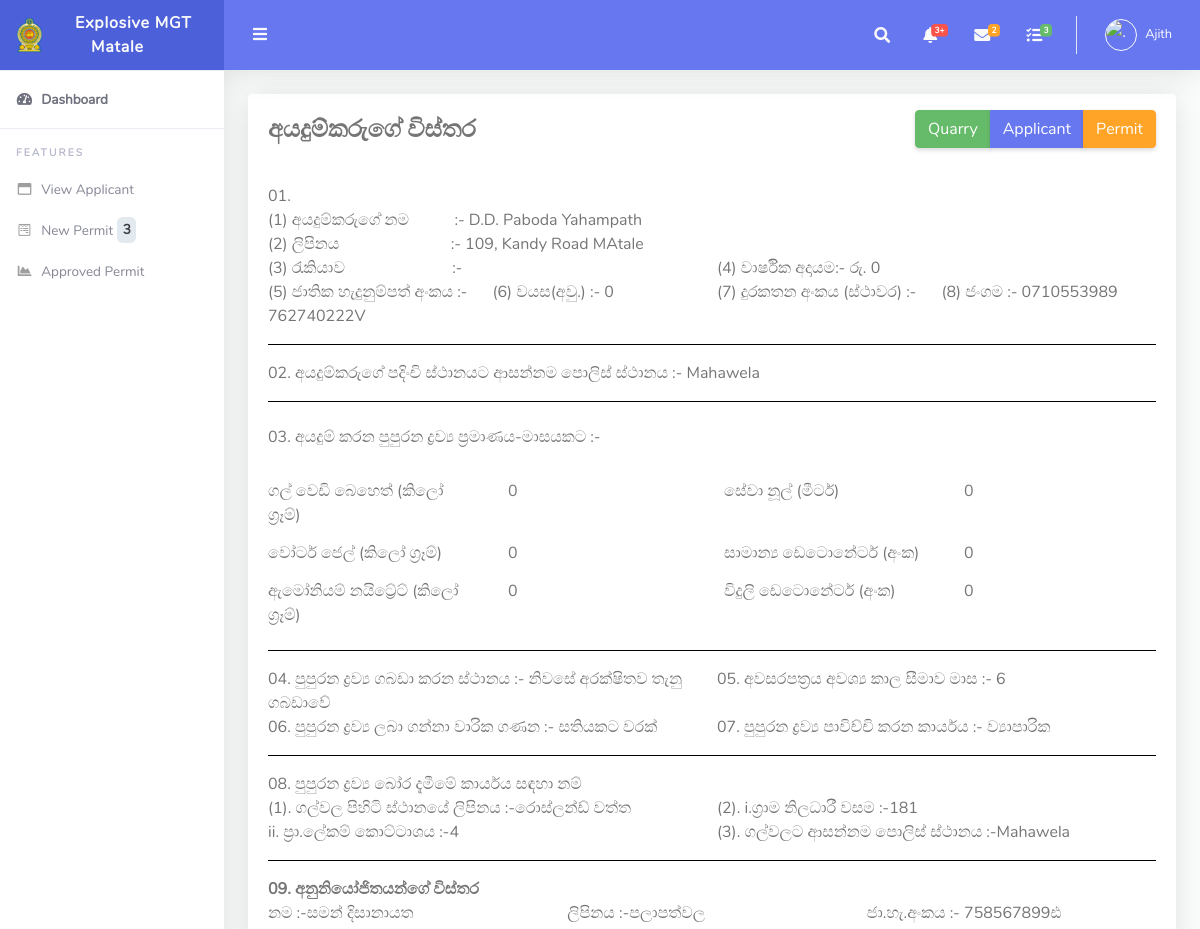
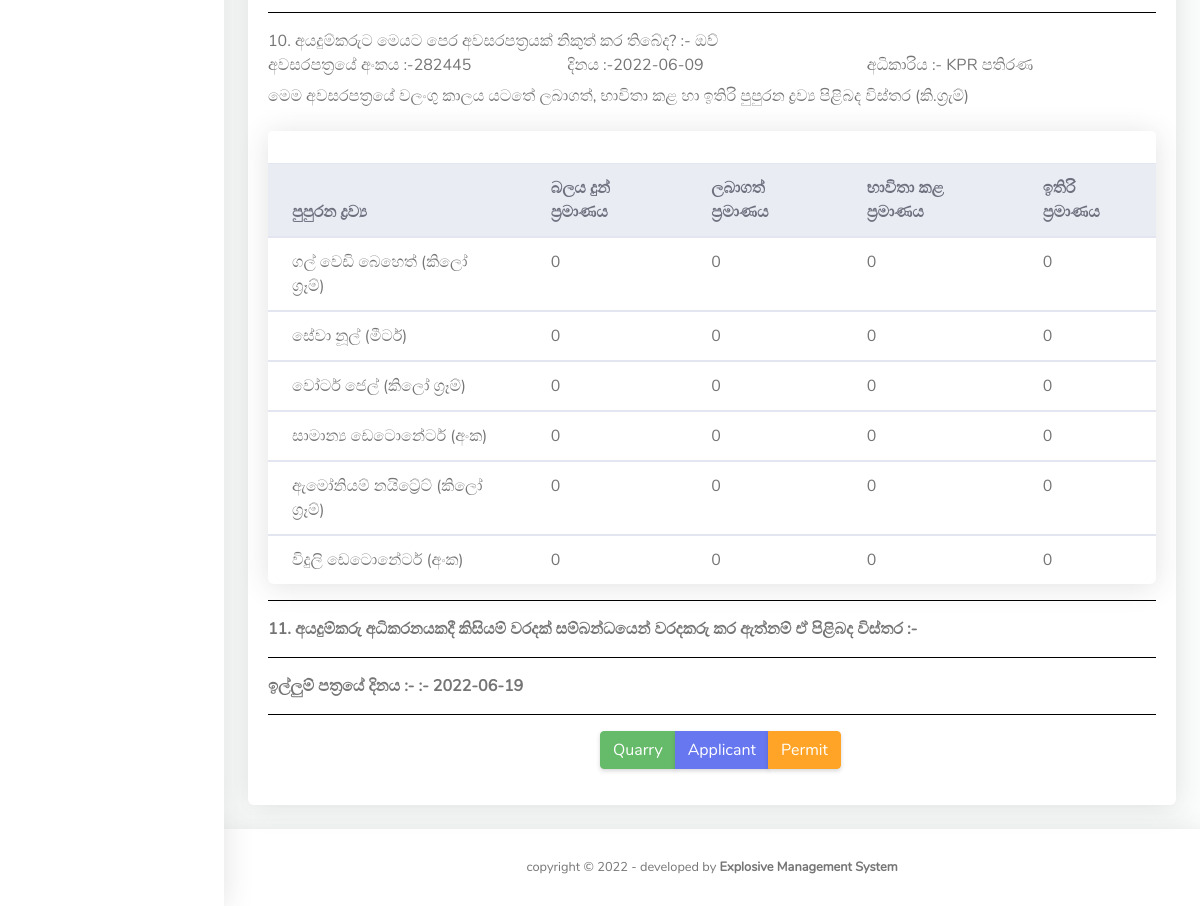
The page /users/expc/aplicant_view.php?id=83&pid=96 (signed in) on the database its author committed (2 pictures, top to bottom).
### tables this page shows
CREATE TABLE `users` (
  `id` int(11) NOT NULL,
  `fname` varchar(255) DEFAULT NULL,
  `lname` varchar(255) DEFAULT NULL,
  `email` varchar(255) DEFAULT NULL,
  `password` varchar(300) DEFAULT NULL,
  `contactno` varchar(11) DEFAULT NULL,
  `role` varchar(50) NOT NULL,
  `file_name` varchar(500) NOT NULL,
  `uploaded_on` date DEFAULT NULL,
  `district` varchar(500) NOT NULL,
  `nic` varchar(20) DEFAULT NULL
);

CREATE TABLE `applicant` (
  `id` int(11) NOT NULL,
  `nic` varchar(15) NOT NULL,
  `fullname` varchar(75) NOT NULL,
  `addres` varchar(150) NOT NULL,
  `disignation` varchar(75) NOT NULL,
  `anualIncome` decimal(10,0) NOT NULL,
  `age` int(11) DEFAULT NULL,
  `police` varchar(25) NOT NULL,
  `date` timestamp NOT NULL DEFAULT current_timestamp() ON UPDATE current_timestamp(),
  `mobile1` varchar(10) DEFAULT NULL,
  `mobile2` varchar(10) DEFAULT NULL,
  `district` varchar(50) NOT NULL
);

CREATE TABLE `explosive` (
  `expid` int(11) NOT NULL,
  `perid` int(11) DEFAULT NULL,
  `expname` varchar(50) NOT NULL,
  `reqty` decimal(11,0) DEFAULT NULL,
  `authqty` decimal(11,0) DEFAULT NULL,
  `ga_authqty` int(11) NOT NULL,
  `udate` timestamp NOT NULL DEFAULT current_timestamp() ON UPDATE current_timestamp(),
  `aplicant_id` int(11) NOT NULL,
  `district` varchar(50) NOT NULL
);

CREATE TABLE `permit` (
  `perid` int(11) NOT NULL,
  `nic` varchar(15) NOT NULL,
  `pstore` varchar(100) NOT NULL,
  `permitdu` varchar(50) DEFAULT NULL,
  `Premiums` varchar(50) DEFAULT NULL,
  `task` varchar(40) NOT NULL,
  `quarryad` varchar(100) NOT NULL,
  `gnd` varchar(25) NOT NULL,
  `ds` varchar(25) NOT NULL,
  `police` varchar(25) NOT NULL,
  `offence` varchar(200) NOT NULL,
  `appdate` date NOT NULL,
  `stdate` timestamp NOT NULL DEFAULT current_timestamp() COMMENT 'saved date',
  `isread_exp` int(11) NOT NULL DEFAULT 0,
  `isread_ga` int(11) NOT NULL DEFAULT 0,
  `isread_ministry` int(11) NOT NULL DEFAULT 0,
  `expOffApprove` int(11) DEFAULT 0 COMMENT '0- new, 1- Approve, 2- not approve',
  `gaApprove` int(11) DEFAULT 0,
  `ministryApprove` int(11) DEFAULT 0,
  `stat` varchar(50) NOT NULL COMMENT 'Exp Off,GA, Ministry',
  `aplicant_id` int(11) DEFAULT NULL,
  `expno` varchar(25) NOT NULL,
  `price` int(50) NOT NULL,
  `oldrequest` varchar(10) NOT NULL,
  `oldreq_no` varchar(15) NOT NULL,
  `police_approve` varchar(10) NOT NULL,
  `old_coppies` varchar(10) NOT NULL,
  `stock_premiums` varchar(10) NOT NULL,
  `rules` varchar(300) NOT NULL,
  `other_facts` varchar(300) NOT NULL,
  `monthly_product` varchar(50) NOT NULL,
  `my_stat` varchar(10) NOT NULL,
  `c_approval_no` varchar(50) NOT NULL,
  `c_approval_date` date DEFAULT NULL,
  `quarryid` int(10) NOT NULL,
  `district` varchar(50) NOT NULL,
  `qtpremiums` varchar(50) NOT NULL,
  `expapp_date` date DEFAULT NULL,
  `min_file_no` varchar(25) NOT NULL
);

CREATE TABLE `agent` (
  `agid` int(11) NOT NULL,
  `perid` int(11) DEFAULT NULL,
  `agname` varchar(25) NOT NULL,
  `agadd` varchar(35) NOT NULL,
  `adnic` varchar(15) NOT NULL,
  `aplicant_id` int(11) NOT NULL,
  `district` varchar(50) NOT NULL
);

CREATE TABLE `oldpermit` (
  `id` int(11) NOT NULL,
  `perid` int(11) DEFAULT NULL,
  `nic` int(10) DEFAULT NULL,
  `oldpermit` varchar(5) NOT NULL,
  `lauthority` varchar(10) NOT NULL,
  `pno` varchar(50) NOT NULL,
  `pdate` date DEFAULT NULL,
  `expname` varchar(50) DEFAULT NULL,
  `authqty` decimal(11,0) DEFAULT NULL,
  `reqty` decimal(11,0) DEFAULT NULL,
  `usedqty` decimal(11,0) DEFAULT NULL,
  `remqty` decimal(11,0) DEFAULT NULL,
  `aplicant_id` int(11) NOT NULL,
  `district` varchar(50) NOT NULL
);

### users/expc/aplicant_view.php (the view, shortened to what the rows shown need)
<?php
require_once('../../include/config.php');
$id = $_GET['id'];
$pid = $_GET['pid'];
$q = $conn->query("SELECT * from applicant WHERE id = $id");
if($q !== false && $q->num_rows > 0){
while($row=$q->fetch_assoc()){
$name=$row['fullname'];
$add=$row['addres'];
$job=$row['disignation'];
$add=$row['addres'];
$anualIncome=$row['anualIncome'];
$age=$row['age'];
$police=$row['police'];
$mobile1=$row['mobile1'];
$mobile2=$row['mobile2'];
$nic=$row['nic'];
}
}
$q1 = $conn->query("SELECT * from permit WHERE perid = $pid");
if($q1 !== false && $q1->num_rows > 0){
while($row=$q1->fetch_assoc()){
$pstore=$row['pstore'];
$permitdu=$row['permitdu'];
$Premiums=$row['Premiums'];
$task=$row['task'];
$quarryad=$row['quarryad'];
$gnd=$row['gnd'];
$ds=$row['ds'];
$appdate=$row['appdate'];
}
}
$q1 = $conn->query("SELECT * from agent WHERE perid = $pid");
if($q1 !== false && $q1->num_rows > 0){
while($row=$q1->fetch_assoc()){
$agname=$row['agname'];
$agadd=$row['agadd'];
$adnic=$row['adnic'];
}
}
$queryb = $conn->query("SELECT * from oldpermit WHERE perid=$pid");
if($queryb !== false && $queryb->num_rows > 0){
while($row=$queryb->fetch_assoc()){
$oldpermit=$row["oldpermit"];
$lauthority=$row["lauthority"];
$pno=$row["pno"];
$pdate=$row["pdate"];
}
}
?>
<!DOCTYPE html>
<html lang="en">
<head>
  <link href="../../assets/vendor/fontawesome-free/css/all.min.css" rel="stylesheet" type="text/css">
  <link href="../../assets/vendor/bootstrap/css/bootstrap.min.css" rel="stylesheet" type="text/css">
  <link href="../../assets/css/ruang-admin.min.css" rel="stylesheet">
</head>
<body id="page-top">
  <div id="wrapper">
     <?php
   include 'include/sidebar.php';
   ?>
    <div id="content-wrapper" class="d-flex flex-column">
      <div id="content">
    <?php
		include 'include/header.php';
		?>
        <div class="container-fluid" id="container-wrapper">
              <div class="card mb-4">
                <div class="card-body">
                <form action="" name="aplicant" method="post" class="signin-form" enctype="multipart/form-data">
				  <div class="form-row">
                      <div class="col-md-12">(1) අයදුම්කරුගේ නම  &nbsp&nbsp&nbsp&nbsp&nbsp&nbsp&nbsp&nbsp&nbsp  :-   <?php echo  $name; ?></div>
                    </div>
					<div class="form-row">
                      <div class="col-md-12">(2) ලිපිනය  &nbsp&nbsp&nbsp&nbsp&nbsp&nbsp&nbsp&nbsp&nbsp&nbsp&nbsp&nbsp&nbsp&nbsp&nbsp&nbsp&nbsp&nbsp&nbsp&nbsp&nbsp&nbsp&nbsp&nbsp&nbsp :-   <?php echo  $add; ?></div>
                    </div>
                   <div class="form-row">
                      <div class="col-md-6">(3) රැකියාව&nbsp&nbsp&nbsp&nbsp&nbsp&nbsp&nbsp&nbsp&nbsp&nbsp&nbsp&nbsp&nbsp&nbsp&nbsp&nbsp&nbsp&nbsp&nbsp&nbsp&nbsp&nbsp&nbsp&nbsp&nbsp :-   <?php echo  $job; ?></div>
                    <div class="col-md-3">(4) වාර්ෂික අදායම:- රු. <?php echo  $anualIncome;?></div>
					</div>
                    <div class="form-row">
                     <div class="col-md-3">(5) ජාතික හැදුනුම්පත් අංකය :- <?php echo  $nic;?></div>
					 <div class="col-md-3">(6) වයස(අවු.) :- <?php echo  $age;?></div>
					 <div class="col-md-3">(7) දුරකතන අංකය (ස්ථාවර) :- <?php echo  $mobile1;?></div>
					 <div class="col-md-3">(8) ජංගම :- <?php echo  $mobile2;?></div>
                    </div>
					<div class="form-row">
                      <div class="col-md-12">02. අයදුම්කරුගේ පදිංචි ස්ථානයට ආසන්නම පොලිස් ස්ථානය :- <?php echo $police; ?></div>
                    </div>
                    <div class='form-group row'>
                    <?php
          $queryc = $conn->query("SELECT * from explosive WHERE perid=$pid");
          if($queryc !== false && $queryc->num_rows > 0){
          while($row=$queryc->fetch_assoc()){
          $expname=$row["expname"];
          $reqty=$row["reqty"];
			    echo	"
                <label for='inputPassword3' class='col-sm-3 col-form-label'>$expname</label>
                <div class='col-sm-3'>
                <label for='inputPassword3' class='col-sm-3 col-form-label'>$reqty</label>
                </div>
					      ";
          }
        }
        ?>
				 </div>
					<div class="form-row">
                      <div class="col-md-6">04. පුපුරන ද්‍රව්‍ය ගබඩා කරන ස්ථානය :-  <?php echo $pstore;?> </div>
                     <div class="col-md-6">05. අවසරපත්‍රය අවශ්‍ය කාල සීමාව මාස :-  <?php echo $permitdu;?> </div>
					</div>
					 <div class="form-row">
                      <div class="col-md-6">06. පුපුරන ද්‍රව්‍ය ලබා ගන්නා වාරික ගණන :-  <?php echo $Premiums;?> </div>
                     <div class="col-md-6">07. පුපුරන ද්‍රව්‍ය  පාවිච්චි  කරන කාර්යය :-  <?php echo $task;?> </div>
					</div>
				  <div class="form-row">
				  <div class="col-md-6">(1). ගල්වල පිහිටි ස්ථානයේ ලිපිනය :-<?php echo $quarryad; ?></div>
				  <div class="col-md-6">(2). i.ග්‍රාම නිලධාරී වසම  :-<?php echo $gnd; ?></div>
				  </div>
				  <div class="form-row">
				  <div class="col-md-6">ii. ප්‍රා.ලේකම් කොට්ටාශය  :-<?php echo $ds; ?></div>
				   <div class="col-md-6">(3). ගල්වලට ආසන්නම පොලිස් ස්ථානය :-<?php echo $police; ?></div>
				  </div>
					<div class="form-row">
				  <div class="col-md-4"> නම :-<?php echo $agname; ?></div>
				   <div class="col-md-4">ලිපිනය :-<?php echo $agadd; ?></div>
				   <div class="col-md-4">ජා.හැ.අංකය :- <?php echo $adnic ?></div>
				  </div>
				<div class="form-row">
				  <div class="col-md-12">10. අයදුම්කරුට මෙයට පෙර අවසරපත්‍රයක් නිකුත් කර තිබේද? :-  <?php echo $oldpermit;?></div>
				  </div>
					<div class="form-row">
				  <div class="col-md-4"> අවසරපත්‍රයේ අංකය :-<?php echo $pno; ?></div>
				   <div class="col-md-4">දිනය :-<?php echo $pdate; ?></div>
				   <div class="col-md-4">අධිකාරිය :- <?php echo $lauthority ?></div>
				  </div>
            <div class="card">
                     <div class="table-responsive">
                       <table class="table align-items-center table-flush">
                         <thead class="thead-light">
                           <tr>
                             <th>පුපුරන ද්‍රව්‍ය</th>
                             <th>බලය දුන් ප්‍රමාණය</th>
                             <th>ලබාගත් ප්‍රමාණය</th>
                             <th>භාවිතා කළ ප්‍රමාණය</th>
                             <th>ඉතිරි ප්‍රමාණය</th>
                           </tr>
                         </thead>
          <?php
          $l = $conn->query("SELECT * from oldpermit WHERE perid=$pid");
          if($l !== false && $l->num_rows > 0){
          while($row=$l->fetch_assoc()){
            $expn=$row["expname"];
            $auth=$row["authqty"];
            $req=$row["reqty"];
            $used=$row["usedqty"];
            $rem=$row["remqty"];
echo " <tbody>
     <tr>
       <td> $expn</a></td>
       <td> $auth</a></td>
       <td> $req</a></td>
       <td> $used</a></td>
       <td> $rem</a></td>
     </tr>
   </tbody>";
}
}
?>
</table>
</div>
</div>
		<div class="form-row">
				  <div class="col-md-12"><b>ඉල්ලුම් පත්‍රයේ දිනය :- :- <?php echo $appdate;?></b></div>
				  </div>
                  </form>
                </div>
              </div>
        </div>
      </div>
    </div>
  </div>
</body>
</html>

### users/expc/include/sidebar.php (shortened to what the rows shown need)
<?php
$uid =  $_SESSION["id"] ;
$us = $conn->query("SELECT * from users  WHERE id = $uid ");
if($us !== false && $us->num_rows > 0){
while($row=$us->fetch_assoc()){
$dis=$row["district"];
}
}
?>
<ul class="navbar-nav sidebar sidebar-light accordion" id="accordionSidebar">
      <a class="sidebar-brand d-flex align-items-center justify-content-center" href="index.php">
        <marquee behavior="alternate" scrolldelay="400"><div class="sidebar-brand-text mx-3">Explosive MGT <?php echo $dis; ?></div></marquee>
      </a>
<?php
$sql="SELECT * FROM permit WHERE expOffApprove='0' AND district='$dis'";
if ($result=mysqli_query($conn,$sql))
  {
  $rowcount=mysqli_num_rows($result);
  printf(" %d\n",$rowcount);
  }
?></span>
    </ul>

### users/expc/include/header.php (shortened to what the rows shown need)
<?php
      $uid =  $_SESSION["id"] ;
 $query5 = $conn->query("SELECT * from users  WHERE id = $uid ");
if($query5 !== false && $query5->num_rows > 0){
  while($row=$query5->fetch_assoc()){
  $imageURL='../../assets/img/logo/'.$row["file_name"];
  $role=$row["fname"];
  }
}
?>
<nav class="navbar navbar-expand navbar-light bg-navbar topbar mb-4 static-top">
          <ul class="navbar-nav ml-auto">
            <li class="nav-item dropdown no-arrow">
              <a class="nav-link dropdown-toggle" href="#" id="userDropdown" role="button" data-toggle="dropdown"
                aria-haspopup="true" aria-expanded="false">
              <?php  echo "<img class='img-profile rounded-circle' id='scream' width='50' height='50'src='$imageURL' alt='.'>"; ?>
                <span class="ml-2 d-none d-lg-inline text-white small"><?php echo $role; ?></span>
              </a>
            </li>
          </ul>
        </nav>

### rows shown on the page
users: district "Matale", fname "Ajith"
applicant: fullname "D.D. Paboda Yahampath", addres "109, Kandy Road MAtale", anualIncome "0", nic "762740222V", age "0", mobile2 "0710553989", police "Mahawela"
explosive: expname "ගල් වෙඩි බෙහෙත් (කිලෝ ග්‍රෑම්)", reqty "0"
explosive: expname "සේවා නූල් (මීටර්)", reqty "0"
explosive: expname "වෝටර් ජෙල් (කිලෝ ග්‍රෑම්)", reqty "0"
explosive: expname "සාමාන්‍ය ඩෙටොනේටර් (අංක)", reqty "0"
explosive: expname "ඇමෝනියම් නයිට්‍රේට් (කිලෝ ග්‍රෑම්)", reqty "0"
explosive: expname "විදුලි ඩෙටොනේටර් (අංක)", reqty "0"
permit: pstore "නිවසේ අරක්ෂිතව තැනු ගබඩාවේ", permitdu "6", Premiums "සතියකට වරක්", task "ව්‍යාපාරික", quarryad "රොස්ලන්ඩ් වත්ත", gnd "181", ds "4", appdate "2022-06-19"
agent: agname "සමන් දිසානායත", agadd "පලාපත්වල", adnic "758567899ඪ"
oldpermit: oldpermit "ඔව්", pno "282445", pdate "2022-06-09", lauthority "KPR පතිරණ", expname "විදුලි ඩෙටොනේටර් (අංක)", authqty "0", reqty "0", usedqty "0", remqty "0"
oldpermit: expname "ගල් වෙඩි බෙහෙත් (කිලෝ ග්‍රෑම්)", authqty "0", reqty "0", usedqty "0", remqty "0"
oldpermit: expname "සේවා නූල් (මීටර්)", authqty "0", reqty "0", usedqty "0", remqty "0"
oldpermit: expname "වෝටර් ජෙල් (කිලෝ ග්‍රෑම්)", authqty "0", reqty "0", usedqty "0", remqty "0"
oldpermit: expname "සාමාන්‍ය ඩෙටොනේටර් (අංක)", authqty "0", reqty "0", usedqty "0", remqty "0"
oldpermit: expname "ඇමෝනියම් නයිට්‍රේට් (කිලෝ ග්‍රෑම්)", authqty "0", reqty "0", usedqty "0", remqty "0"

### other values the page prints
$rowcount "3"
